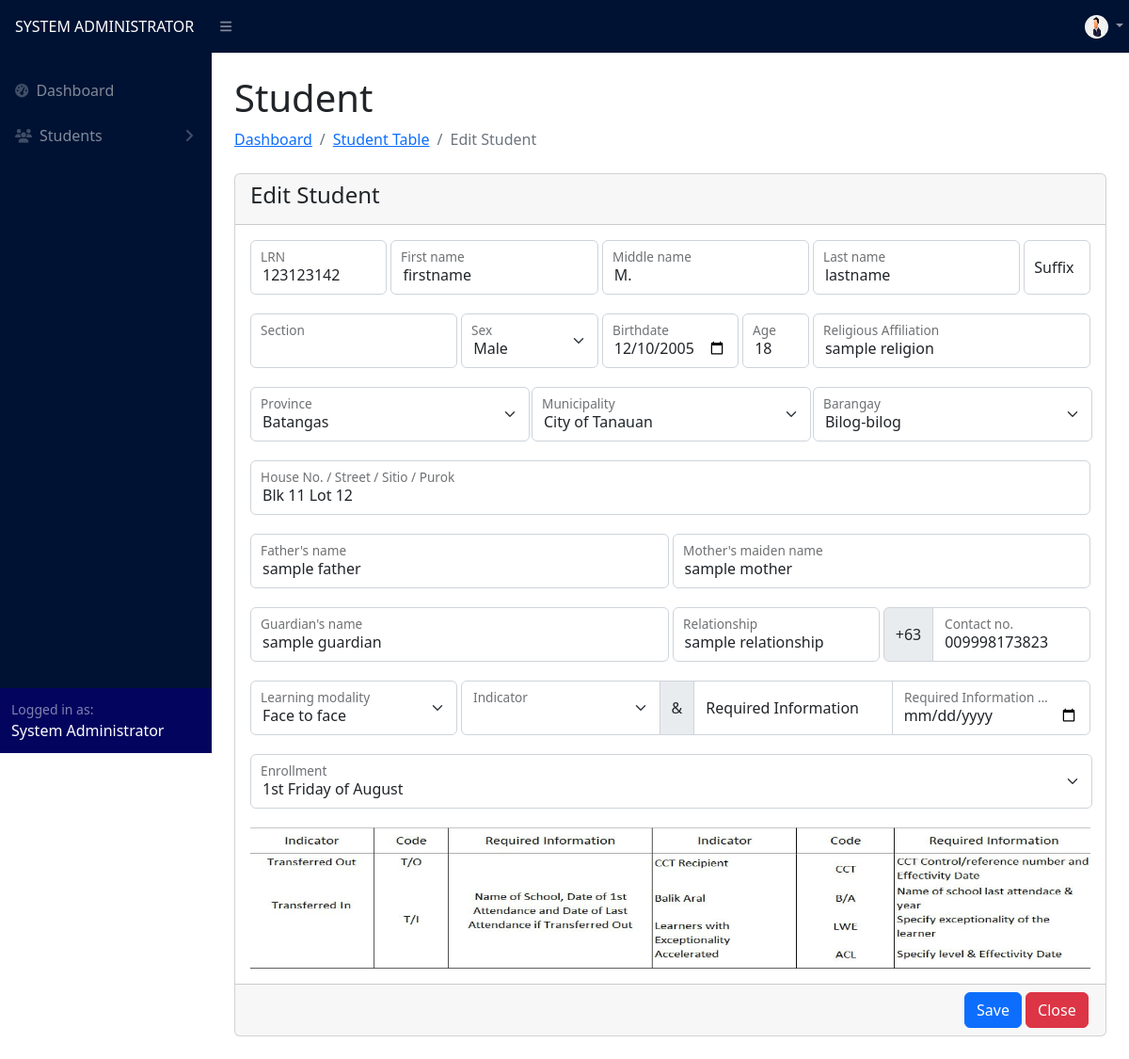
Page /adviser/edit_student.php?id=1 (signed in) on the committed database.
### tables this page shows
CREATE TABLE `user` (
  `id` int(11) NOT NULL,
  `username` varchar(255) NOT NULL,
  `password` varchar(255) NOT NULL,
  `password2` varchar(255) NOT NULL,
  `name` varchar(255) NOT NULL,
  `user_type` varchar(255) NOT NULL,
  `section` varchar(255) NOT NULL,
  `status` varchar(255) NOT NULL,
  `profile_picture` varchar(50) NOT NULL
);

CREATE TABLE `student` (
  `id` int(11) NOT NULL,
  `lrn` int(255) NOT NULL,
  `name` varchar(255) NOT NULL,
  `fname` varchar(255) NOT NULL,
  `mname` varchar(255) NOT NULL,
  `lname` varchar(255) NOT NULL,
  `suffix` varchar(255) NOT NULL,
  `sex` varchar(255) NOT NULL,
  `birth_date` varchar(255) NOT NULL,
  `birth_date2` date NOT NULL,
  `age` int(255) NOT NULL,
  `ra` varchar(255) NOT NULL,
  `house_no` varchar(255) NOT NULL,
  `barangay` varchar(255) NOT NULL,
  `municipality` varchar(255) NOT NULL,
  `province` varchar(255) NOT NULL,
  `barangay_id` int(11) NOT NULL,
  `municipality_id` int(11) NOT NULL,
  `province_id` int(11) NOT NULL,
  `father` varchar(255) NOT NULL,
  `mother` varchar(255) NOT NULL,
  `guardian` varchar(255) NOT NULL,
  `relationship` varchar(255) NOT NULL,
  `contact` varchar(255) NOT NULL,
  `section` varchar(255) NOT NULL,
  `school_year_id` int(11) NOT NULL,
  `school_year` varchar(255) NOT NULL,
  `track` varchar(255) NOT NULL,
  `strand` varchar(255) NOT NULL,
  `grade` int(255) NOT NULL,
  `status` varchar(255) NOT NULL DEFAULT 'complete',
  `lm` varchar(255) NOT NULL,
  `indicator` varchar(255) NOT NULL,
  `ri` varchar(255) NOT NULL,
  `rid` varchar(255) NOT NULL,
  `weight` float NOT NULL,
  `height` float NOT NULL,
  `height2` float NOT NULL,
  `bmi` float NOT NULL,
  `bmi_category` varchar(255) NOT NULL,
  `hfa_category` varchar(255) NOT NULL,
  `sf8_remarks` varchar(255) NOT NULL,
  `is_archived` tinyint(4) NOT NULL,
  `enrollment` varchar(255) NOT NULL
);

### adviser/edit_student.php (the view, shortened to what the rows shown need)
<?php
include("../config.php");
?>
<!DOCTYPE html>
<html lang="en">
<head>
    <link href="https://cdn.jsdelivr.net/npm/simple-datatables@7.1.2/dist/style.min.css" rel="stylesheet" />
    <link href="../css/styles.css" rel="stylesheet" />
</head>
<body class="sb-nav-fixed">
    <?php include("navigation.php") ?>
    <div id="layoutSidenav_content">
        <main>
            <div class="container-fluid px-4">
                <div class="d-flex justify-content-between align-items-end">
                    <div>
                        <h1 class="mt-4">Student</h1>
                    </div>
                </div>
                <form action="" method="POST" class="needs-validation" novalidate>
                    <div class="card mb-4">
                        <?php
                        $id = $_GET["id"];
                        $student = "SELECT * FROM `student` WHERE `id` = '$id'";
                        $studentResult = mysqli_query($conn, $student);
                        $studentRow = mysqli_fetch_assoc($studentResult);
                        ?>
                        <div class="card-body row g-1">
                            <div class="form-floating mb-3 col-2 d-inline-block">
                                <input type="number" name="lrn" id="lrn" placeholder="lrn" class="form-control bg-body-tertiary" required value="<?php echo $studentRow["lrn"] ?>" />
                                <label for="lrn">LRN</label>
                            </div>
                            <div class="form-floating mb-3 col-3 d-inline-block">
                                <input type="text" name="fname" id="fname" placeholder="fname" class="form-control bg-body-tertiary" required value="<?php echo $studentRow["fname"] ?>" />
                                <label for="fname">First name</label>
                            </div>
                            <div class="form-floating mb-3 col-3 d-inline-block">
                                <input type="text" name="mname" id="mname" placeholder="mname" class="form-control bg-body-tertiary" required value="<?php echo $studentRow["mname"] ?>" />
                                <label for="mname">Middle name</label>
                            </div>
                            <div class="form-floating mb-3 col-3 d-inline-block">
                                <input type="text" name="lname" id="lname" placeholder="lname" class="form-control bg-body-tertiary" required value="<?php echo $studentRow["lname"] ?>" />
                                <label for="lname">Last name</label>
                            </div>
                            <div class="form-floating mb-3 col-2 d-inline-block">
                                <select class="form-select" name="sex" id="sex">
                                    <option value="M" <?php echo ($studentRow['sex'] == 'M') ? "selected" : ""; ?>>Male</option>
                                </select>
                                <label for="sex">Sex</label>
                            </div>
                            <div class="form-floating mb-3 d-inline-block col-2">
                                <input type="date" name="birth_date" id="birth_date" placeholder="birth_date" class="form-control bg-body-tertiary" required onchange="calculateAge()" value="<?php echo $studentRow["birth_date2"] ?>" />
                                <label for="birth_date">Birthdate</label>
                            </div>
                            <div class="form-floating mb-3 d-inline-block col-1 col d-inline-block">
                                <input type="number" name="age" id="age" placeholder="age" class="form-control bg-body-tertiary" readonly value="<?php echo $studentRow["age"] ?>" />
                                <label for="age">Age</label>
                            </div>
                            <div class="form-floating mb-3 d-inline-block col-4 col d-inline-block">
                                <input type="text" name="ra" id="ra" placeholder="ra" class="form-control bg-body-tertiary" required value="<?php echo $studentRow["ra"] ?>" />
                                <label for="ra">Religious Affiliation</label>
                            </div>
                            <div class="form-floating mb-3 col-4 col pe-0 d-inline-block">
                                <select class="form-select bg-body-tertiary" name="province" id="province" required onchange="loadMunicipalities()">
                                    <option selected value="<?php echo $studentRow["province_id"] ?>"><?php echo $studentRow["province"] ?></option>
                                </select>
                                <label for="province">Province</label>
                            </div>
                            <div class="form-floating mb-3 col-4 col pe-0 d-inline-block">
                                <select class="form-select bg-body-tertiary" name="municipality" id="municipality" required onchange="loadBarangays()">
                                    <option selected value="<?php echo $studentRow["municipality_id"] ?>"><?php echo $studentRow["municipality"] ?></option>
                                </select>
                                <label for="municipality">Municipality</label>
                            </div>
                            <div class="form-floating mb-3 col-4 col pe-0 d-inline-block">
                                <select class="form-select bg-body-tertiary" name="barangay" id="barangay" required>
                                    <option selected value="<?php echo $studentRow["barangay_id"] ?>"><?php echo $studentRow["barangay"] ?></option>
                                </select>
                                <label for="barangay">Barangay</label>
                            </div>
                            <div class="form-floating mb-3 d-inline-block col-12">
                                <input type="text" name="house_no" id="house_no" placeholder="house_no" class="form-control bg-body-tertiary" required value="<?php echo $studentRow["house_no"] ?>" />
                                <label for="house_no">House No. / Street / Sitio / Purok </label>
                            </div>
                            <div class="form-floating mb-3 d-inline-block col-6">
                                <input type="text" name="father" id="father" placeholder="father" class="form-control bg-body-tertiary" required value="<?php echo $studentRow["father"] ?>" />
                                <label for="father">Father's name</label>
                            </div>
                            <div class="form-floating mb-3 d-inline-block col-6">
                                <input type="text" name="mother" id="mother" placeholder="mother" class="form-control bg-body-tertiary" required value="<?php echo $studentRow["mother"] ?>" />
                                <label for="mother">Mother's maiden name</label>
                            </div>
                            <div class="form-floating mb-3 d-inline-block col-6 d-inline-block">
                                <input type="text" name="guardian" id="guardian" placeholder="guardian" class="form-control bg-body-tertiary" required value="<?php echo $studentRow["guardian"] ?>" />
                                <label for="guardian">Guardian's name</label>
                            </div>
                            <div class="form-floating mb-3 col-3 d-inline-block">
                                <input type="text" name="relationship" id="relationship" placeholder="relationship" class="form-control bg-body-tertiary" required value="<?php echo $studentRow["relationship"] ?>" />
                                <label for="relationship">Relationship</label>
                            </div>
                            <div class="input-group mb-3 col" style="height: 58px;">
                                <div class="form-floating mb-3 col-4 d-inline-block">
                                    <input type="text" name="contact" id="contact" placeholder="contact" class="form-control bg-body-tertiary" required value="<?php echo $studentRow["contact"] ?>" maxlength="10" minlength="10" />
                                    <label for="contact">Contact no.</label>
                                </div>
                            </div>
                            <div class="form-floating mb-3 col-3 d-inline-block">
                                <select class="form-select" name="lm" id="lm">
                                    <option value="Face to face" <?php echo ($studentRow['lm'] == 'Face to face') ? "selected" : ""; ?>>Face to face</option>
                                </select>
                                <label for="lm">Learning modality</label>
                            </div>
                            <div class="input-group mb-3 col" style="height: 58px;">
                                <div class="form-floating mb-3 col-4 d-inline-block">
                                    <select class="form-select" name="indicator" id="indicator">
                                        <option value="" <?php echo ($studentRow['indicator'] == '') ? "selected" : ""; ?>></option>
                                        <option value="T/O" <?php echo ($studentRow['indicator'] == 'T/O') ? "selected" : ""; ?>>T/O</option>
                                    </select>
                                    <label for="indicator">Indicator</label>
                                </div>
                            </div>
                            <div class="form-floating mb-3 col- pe-0 d-inline-block">
                                <select class="form-select bg-body-tertiary" name="enrollment" id="enrollment" required>
                                    <option value="1st Friday of August" <?php echo ($studentRow['enrollment'] == '1st Friday of August') ? "selected" : ""; ?>>1st Friday of August</option>
                                </select>
                                <label for="enrollment">Enrollment</label>
                            </div>
                        </div>
                    </div>
                </form>
            </div>
        </main>
    </div>
</body>
</html>

### adviser/navigation.php (shortened to what the rows shown need)
<nav class="sb-topnav navbar navbar-expand navbar-dark" style="background-color: #001233;">
    <div class="ms-auto me-0" style="width: 55px;">
        <ul class="navbar-nav ms-auto ms-md-0 me-3 me-lg-4">
            <li class="nav-item dropdown">
                <a class="nav-link dropdown-toggle" id="navbarDropdown" href="#" role="button" data-bs-toggle="dropdown" aria-expanded="false">
                    <?php
                    $profile_id = $_SESSION['id'];
                    $profilePic = "SELECT `profile_picture` FROM `user` WHERE id = '$profile_id'";
                    $profilePicResult = $conn->query($profilePic);
                    $profilePicRow = $profilePicResult->fetch_assoc();
                    $profilePicImage = $profilePicRow['profile_picture'];
                    if ($profilePicRow['profile_picture'] != '') { ?>
                        <img src="../profile_pic/<?php echo $profilePicImage ?>" style="border-radius: 100px; margin-right: 0;" width="25px" height="25px">
                    <?php } else { ?>
                        <img src="../profile_pic/default_profile.jpg" style="border-radius: 100px; margin-right: 0;" width="25px" height="25px">
                    <?php }
                    ?>
                </a>
            </li>
        </ul>
    </div>
</nav>
<div id="layoutSidenav">

### rows in the picture
user: profile_picture (picture)
student: lrn "123123142", fname "firstname", mname "M.", lname "lastname", sex "Male", birth_date "12/10/2005", age "18", ra "sample religion", province "Batangas", municipality "City of Tanauan", barangay "Bilog-bilog", house_no "Blk 11 Lot 12", father "sample father", mother "sample mother", guardian "sample guardian", relationship "sample relationship", contact "009998173823", lm "Face to face", enrollment "1st Friday of August"

### other values in the picture
$_SESSION['user_type'] "SYSTEM ADMINISTRATOR"
$_SESSION['name'] "System Administrator"
